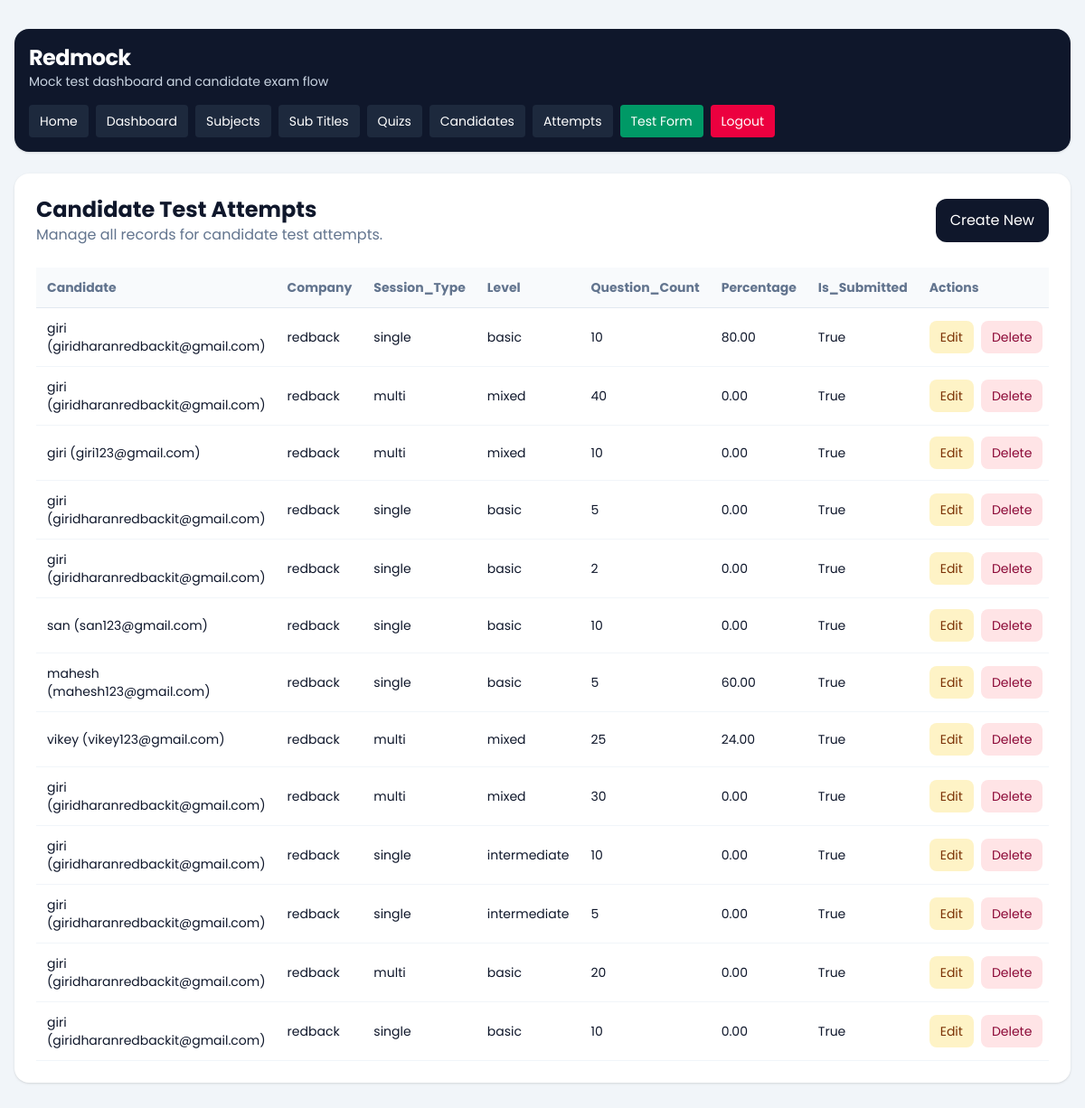
/dashboard/attempts/ (signed in), run on an earlier commit of the app's database.
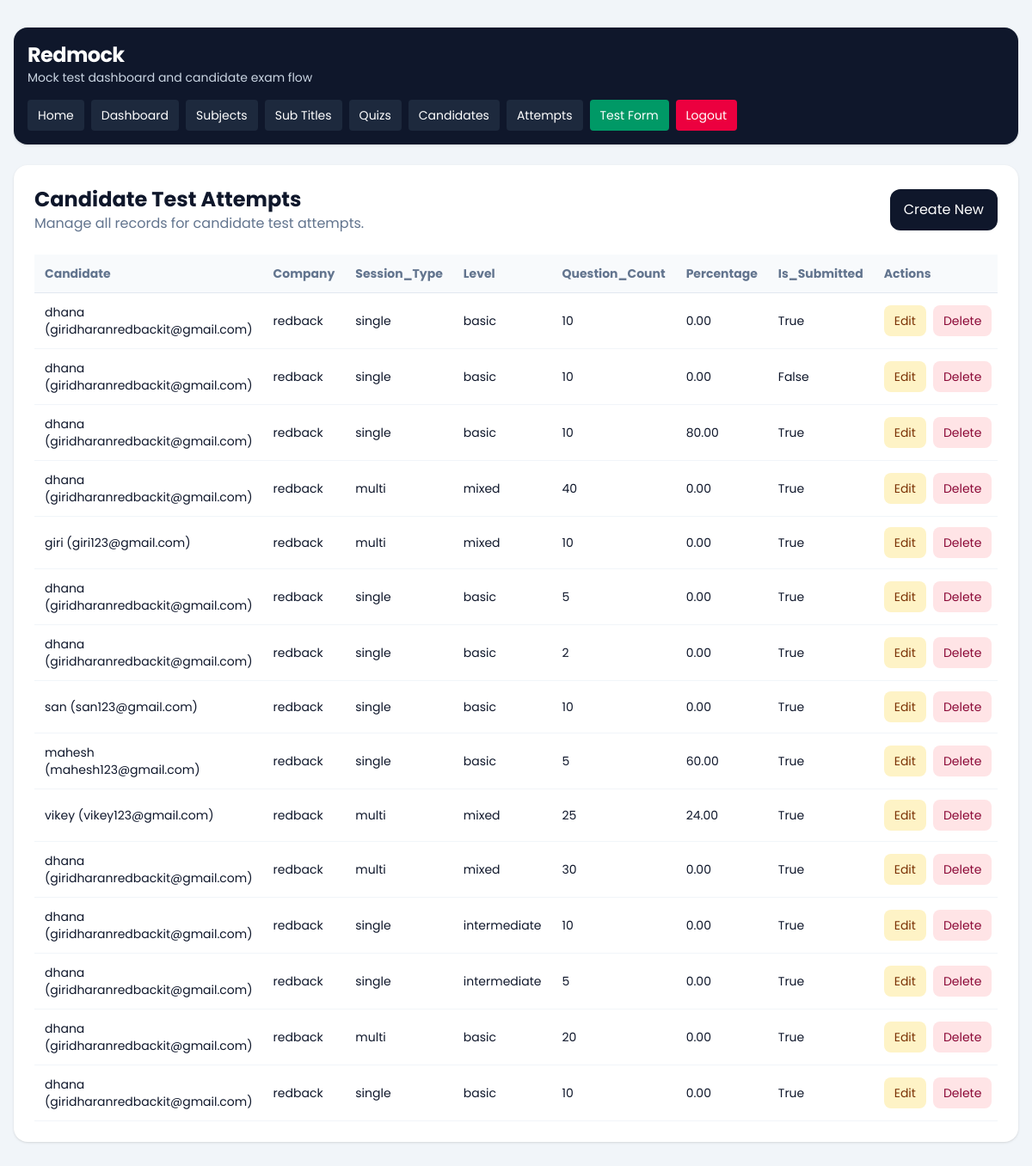
And on a later commit of the database.
### quiz/models.py (models this page shows, shortened)
class CandidateTestAttempt(models.Model):
    SESSION_SINGLE = 'single'
    SESSION_MULTI = 'multi'
    SESSION_CHOICES = [
        (SESSION_SINGLE, 'Single'),
        (SESSION_MULTI, 'Multi'),
    ]
    candidate = models.ForeignKey(Candidate, on_delete=models.CASCADE, related_name='attempts')
    company = models.ForeignKey(Company, on_delete=models.CASCADE, related_name='attempts')
    session_type = models.CharField(max_length=10, choices=SESSION_CHOICES)
    level = models.CharField(max_length=20)
    question_count = models.PositiveIntegerField()
    duration_minutes = models.PositiveIntegerField()
    selected_subjects = models.JSONField(default=list, blank=True)
    selected_sub_titles = models.JSONField(default=list, blank=True)
    answers_json = models.JSONField(default=list, blank=True)
    correct_count = models.PositiveIntegerField(default=0)
    wrong_count = models.PositiveIntegerField(default=0)
    percentage = models.DecimalField(max_digits=5, decimal_places=2, default=0)
    started_at = models.DateTimeField(blank=True, null=True)
    submitted_at = models.DateTimeField(blank=True, null=True)
    is_submitted = models.BooleanField(default=False)
    created_at = models.DateTimeField(auto_now_add=True)
    class Meta:
        ordering = ['-created_at']

class Candidate(models.Model):
    name = models.CharField(max_length=150)
    email = models.EmailField()
    designation_tech = models.CharField(max_length=150)
    created_at = models.DateTimeField(auto_now_add=True)
    class Meta:
        ordering = ['name']
    def __str__(self):
        return f'{self.name} ({self.email})'

### dashboard/models.py (models this page shows)
class Company(models.Model):
    name = models.CharField(max_length=150)
    image = models.ImageField(upload_to='company/', blank=True, null=True)
    email = models.EmailField(unique=True)
    password = models.CharField(max_length=128)
    is_active = models.BooleanField(default=True)
    created_at = models.DateTimeField(auto_now_add=True)
    updated_at = models.DateTimeField(auto_now=True)
    class Meta:
        ordering = ['name']
        verbose_name_plural = 'Companies'
    def __str__(self):
        return self.name

### dashboard/views.py (the view)
# urls.py: path('attempts/', views.attempt_list, name='attempt_list'),
@company_login_required
def attempt_list(request):
    queryset = CandidateTestAttempt.objects.filter(company=request.company).select_related('candidate', 'company')
    return render_crud_list(
        request,
        queryset=queryset,
        title='Candidate Test Attempts',
        create_url='dashboard:attempt_create',
        edit_url_name='dashboard:attempt_update',
        delete_url_name='dashboard:attempt_delete',
        fields=[
            'candidate',
            'company',
            'session_type',
            'level',
            'question_count',
            'percentage',
            'is_submitted',
        ],
    )

### dashboard/templatetags/dashboard_extras.py (called while the page is built)
@register.filter
def getattribute(obj, attr_name):
    return getattr(obj, attr_name)

### dashboard/views.py (called while the page is built)
def get_logged_in_company(request):
    company_id = request.session.get('company_id')
    if not company_id:
        return None
    return Company.objects.filter(id=company_id, is_active=True).first()

def company_login_required(view_func):
    @wraps(view_func)
    def wrapper(request, *args, **kwargs):
        company = get_logged_in_company(request)
        if not company:
            return redirect(f"{reverse('dashboard:login')}?next={request.path}")
        request.company = company
        return view_func(request, *args, **kwargs)
    return wrapper

def render_crud_list(request, *, queryset, title, create_url, edit_url_name, delete_url_name, fields):
    context = {
        'title': title,
        'objects': queryset,
        'create_url': create_url,
        'edit_url_name': edit_url_name,
        'delete_url_name': delete_url_name,
        'fields': fields,
    }
    return render(request, 'dashboard/crud_list.html', context)

### templates/dashboard/crud_list.html (shortened to what this page needs)
{% extends "base.html" %}
{% load dashboard_extras %}
{% block content %}
{% include 'dashboard/header.html' %}
<section class="rounded-2xl bg-white p-6 shadow-sm">
    <div class="mb-6 flex flex-col gap-3 sm:flex-row sm:items-center sm:justify-between">
        <div>
            <h1 class="text-2xl font-bold">{{ title }}</h1>
            <p class="text-slate-500">Manage all records for {{ title|lower }}.</p>
        </div>
        <a href="{% url create_url %}" class="rounded-xl bg-slate-900 px-4 py-3 text-white">Create New</a>
    </div>
    <div class="overflow-x-auto">
        <table class="min-w-full text-left text-sm">
            <thead class="border-b border-slate-200 bg-slate-50 text-slate-500">
                <tr>
                    {% for field in fields %}
                        <th class="px-3 py-3">{{ field|title }}</th>
                    {% endfor %}
                    <th class="px-3 py-3">Actions</th>
                </tr>
            </thead>
            <tbody>
                {% for object in objects %}
                    <tr class="border-b border-slate-100">
                        {% for field in fields %}
                            <td class="px-3 py-3">{{ object|getattribute:field }}</td>
                        {% endfor %}
                        <td class="px-3 py-3">
                            <div class="flex gap-2">
                                <a href="{% url edit_url_name object.pk %}" class="rounded-lg bg-amber-100 px-3 py-2 text-amber-900">Edit</a>
                                <a href="{% url delete_url_name object.pk %}" class="rounded-lg bg-rose-100 px-3 py-2 text-rose-900">Delete</a>
                            </div>
                        </td>
                    </tr>
                {% empty %}
                    <tr>
                        <td colspan="{{ fields|length|add:1 }}" class="px-3 py-8 text-center text-slate-500">
                            No records found.
                        </td>
                    </tr>
                {% endfor %}
            </tbody>
        </table>
    </div>
</section>
{% endblock %}

### templates/base.html (shortened to what this page needs)
{% load static %}
<!DOCTYPE html>
<html lang="en">
<head>
    <link rel="stylesheet" href="{% static 'css/tailwind-build.css' %}">
</head>
<body class="min-h-screen bg-slate-100 text-slate-900" style="font-family: 'Poppins', sans-serif;">
    <div class="min-h-screen">
        <main class="mx-auto max-w-7xl px-4 py-8">
            {% block content %}{% endblock %}
        </main>
    </div>
</body>
</html>

### templates/dashboard/header.html
<header class="bg-slate-900 text-white shadow mb-6 rounded-2xl">
    <div class="mx-auto flex max-w-7xl flex-wrap items-center justify-between gap-4 px-4 py-4">
        <div>
            <a href="/" class="text-2xl font-bold tracking-tight">Redmock</a>
            <p class="text-sm text-slate-300">Mock test dashboard and candidate exam flow</p>
        </div>
        <nav class="flex flex-wrap gap-2 text-sm">
            <a href="/" class="rounded bg-slate-800 px-3 py-2 hover:bg-slate-700">Home</a>
            {% if request.session.company_id %}
                <a href="/dashboard/" class="rounded bg-slate-800 px-3 py-2 hover:bg-slate-700">Dashboard</a>
                <a href="/dashboard/subjects/" class="rounded bg-slate-800 px-3 py-2 hover:bg-slate-700">Subjects</a>
                <a href="/dashboard/subtitles/" class="rounded bg-slate-800 px-3 py-2 hover:bg-slate-700">Sub Titles</a>
                <a href="/dashboard/quizzes/" class="rounded bg-slate-800 px-3 py-2 hover:bg-slate-700">Quizs</a>
                <a href="/dashboard/candidates/" class="rounded bg-slate-800 px-3 py-2 hover:bg-slate-700">Candidates</a>
                <a href="/dashboard/attempts/" class="rounded bg-slate-800 px-3 py-2 hover:bg-slate-700">Attempts</a>
                <a href="/quiz/start/" class="rounded bg-emerald-600 px-3 py-2 hover:bg-emerald-500">Test Form</a>
                <a href="/dashboard/logout/" class="rounded bg-rose-600 px-3 py-2 hover:bg-rose-500">Logout</a>
            {% else %}
                <a href="/dashboard/login/" class="rounded bg-slate-800 px-3 py-2 hover:bg-slate-700">Dashboard Login</a>
            {% endif %}
        </nav>
    </div>
</header>

What changed in the data, as far as the page shows it:
added CandidateTestAttempt: fields "dhana (giridharanredbackit@gmail.com)" "redback" "single" "basic" "10" "0.00" "True"
added CandidateTestAttempt: fields "dhana (giridharanredbackit@gmail.com)" "redback" "single" "basic" "10" "0.00" "False"
Also different on the page:
new list line: "dhana (giridharanredbackit@gmail.com)"
list line gone: "giri (giridharanredbackit@gmail.com)"
